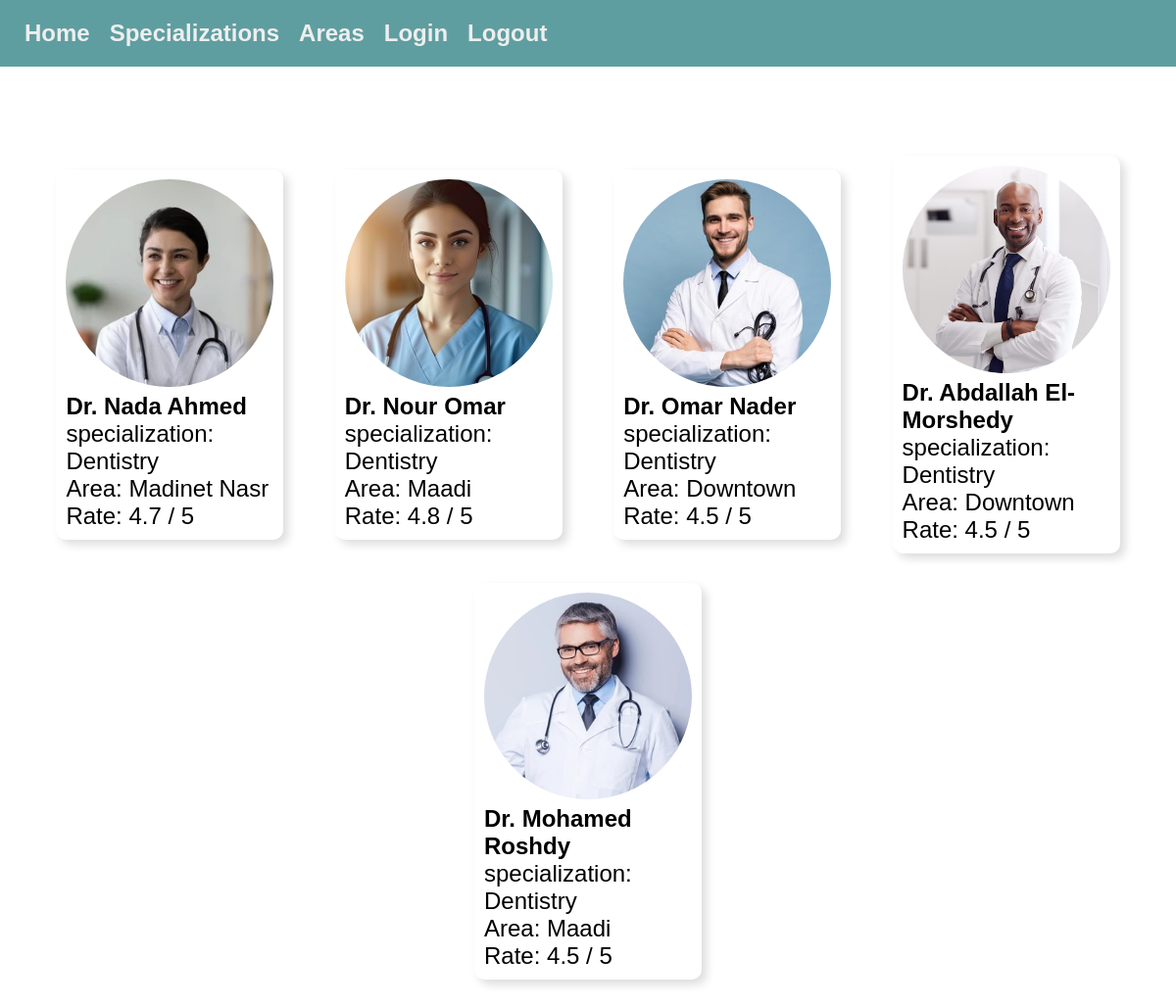
The page /home/doctors/Dentistry/ on the database its author committed.
### doctors/models.py (models this page shows, shortened)
class Doctor(models.Model):
    image = models.ImageField(upload_to='doctors/')
    name = models.CharField(max_length=100)
    phone = models.CharField(max_length=11,default='00000000000')
    specialization = models.CharField(max_length=100)
    area = models.CharField(max_length=100)
    address = models.TextField()
    price = models.DecimalField(max_digits=10, decimal_places=2)
    rate = models.DecimalField(max_digits=3, decimal_places=1)
    working_hours = models.CharField(max_length=100)

### doctors/views.py (the view)
# urls.py: path('doctors/<str:specialization>/', views.doctors_by_specialization, name='doctors_by_specialization'),
def doctors_by_specialization(request, specialization):
    doctors = Doctor.objects.filter(specialization__icontains=specialization)
    return render(request, 'doctors/specialization_result.html', {'doctors': doctors, 'specialization': specialization})

### doctors/templates/doctors/specialization_result.html (shortened to what this page needs)
{% extends './base.html' %}
{% load static %}
    {% block header %}
    <link rel="stylesheet" href="{% static 'doctors/css/areas_result.css' %}">
    {% endblock %}
    {% block content %}
    <br><br>
<div class="content">
    {% for doctor in doctors %}
    <div class="card">
        <a href="{% url 'doctor_detail' doctor.id %}">
            <div class="img">
                <img src="{{ doctor.image.url }}" alt="{{ doctor.name }}" class="card-img">
            </div>
            <div class="data">
                <h3>{{ doctor.name }}</h3>
                <p>specialization: {{ doctor.specialization }}</p>
                <p>Area: {{ doctor.area }}</p>
                <p>Rate: {{ doctor.rate }} / 5</p>
            </div>
        </a>
    </div>
    {% empty %}
        <p>No doctors found in {{ specialization }}</p>
    {% endfor %}
</div>
    {% endblock %}

### doctors/static/doctors/css/base_style.css (style rules this page uses)
* { margin: 0; padding: 0; box-sizing: border-box; font-size: 24px; font-family:'Franklin Gothic Medium', 'Arial Narrow', Arial, sans-serif; }

### doctors/static/doctors/css/areas_result.css (style rules this page uses)
* { padding: 0%; margin: 0%; box-sizing: border-box; text-decoration: none; }
a { color: black; }
.content { display: flex; justify-content: space-evenly; align-items: center; flex-wrap: wrap; width: 100%; height: auto; padding: 20px; }
.card { width: 20%; background-color: white; display: flex; flex-direction: column; margin: 15px; border-radius: 10px; padding: 10px; box-shadow: 5px 5px 10px #ddd; transition: 0.5s ease; }
.img { width: 100%; border-radius: 50%; }
img { width: 100%; height:auto; border-radius: 50%; }
.data { font-size: 20px; }

### rows shown on the page
Doctor: image (picture), name "Dr. Nada Ahmed", specialization "Dentistry", area "Madinet Nasr", rate "4.7"
Doctor: image (picture), name "Dr. Nour Omar", specialization "Dentistry", area "Maadi", rate "4.8"
Doctor: image (picture), name "Dr. Omar Nader", specialization "Dentistry", area "Downtown", rate "4.5"
Doctor: image (picture), name "Dr. Abdallah El-Morshedy", specialization "Dentistry", area "Downtown", rate "4.5"
Doctor: image (picture), name "Dr. Mohamed Roshdy", specialization "Dentistry", area "Maadi", rate "4.5"
